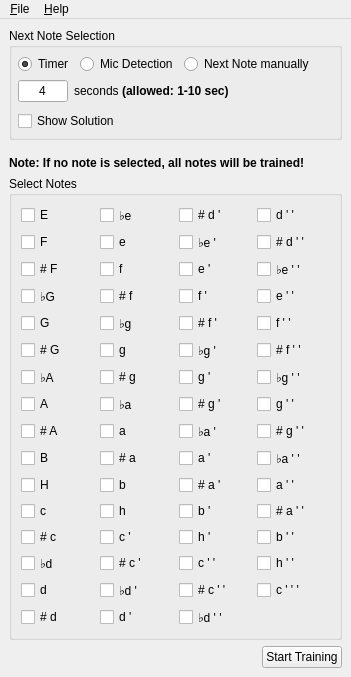
<?xml version="1.0" encoding="UTF-8"?>
<ui version="4.0">
 <class>MainWindow</class>
 <widget class="QMainWindow" name="MainWindow">
  <property name="geometry">
   <rect>
    <x>0</x>
    <y>0</y>
    <width>351</width>
    <height>612</height>
   </rect>
  </property>
  <property name="windowTitle">
   <string>Guitar Music Notes</string>
  </property>
  <widget class="QWidget" name="centralwidget">
   <layout class="QVBoxLayout" name="verticalLayout">
    <item>
     <widget class="QGroupBox" name="groupBox_next_note_settings">
      <property name="title">
       <string>Next Note Selection</string>
      </property>
      <layout class="QVBoxLayout" name="verticalLayout_2" stretch="0,0,0">
       <property name="spacing">
        <number>0</number>
       </property>
       <property name="leftMargin">
        <number>6</number>
       </property>
       <property name="topMargin">
        <number>6</number>
       </property>
       <property name="rightMargin">
        <number>6</number>
       </property>
       <property name="bottomMargin">
        <number>6</number>
       </property>
       <item>
        <layout class="QHBoxLayout" name="horizontalLayout">
         <property name="bottomMargin">
          <number>6</number>
         </property>
         <item>
          <widget class="QGroupBox" name="groupBox_next_note_raido_buttons">
           <property name="styleSheet">
            <string notr="true">QGroupBox {border:0;}</string>
           </property>
           <property name="title">
            <string/>
           </property>
           <property name="flat">
            <bool>false</bool>
           </property>
           <layout class="QHBoxLayout" name="horizontalLayout_3">
            <property name="leftMargin">
             <number>0</number>
            </property>
            <property name="topMargin">
             <number>0</number>
            </property>
            <property name="rightMargin">
             <number>0</number>
            </property>
            <property name="bottomMargin">
             <number>0</number>
            </property>
            <item>
             <widget class="QRadioButton" name="radioButton_timer">
              <property name="sizePolicy">
               <sizepolicy hsizetype="Minimum" vsizetype="Minimum">
                <horstretch>0</horstretch>
                <verstretch>0</verstretch>
               </sizepolicy>
              </property>
              <property name="text">
               <string>Timer</string>
              </property>
              <property name="checked">
               <bool>true</bool>
              </property>
             </widget>
            </item>
            <item>
             <widget class="QRadioButton" name="radioButton_mic_detection">
              <property name="text">
               <string>Mic Detection</string>
              </property>
             </widget>
            </item>
            <item>
             <widget class="QRadioButton" name="radioButton_manually">
              <property name="sizePolicy">
               <sizepolicy hsizetype="Minimum" vsizetype="Minimum">
                <horstretch>0</horstretch>
                <verstretch>0</verstretch>
               </sizepolicy>
              </property>
              <property name="text">
               <string>Next Note manually</string>
              </property>
             </widget>
            </item>
           </layout>
          </widget>
         </item>
         <item>
          <spacer name="horizontalSpacer">
           <property name="orientation">
            <enum>Qt::Horizontal</enum>
           </property>
           <property name="sizeHint" stdset="0">
            <size>
             <width>40</width>
             <height>20</height>
            </size>
           </property>
          </spacer>
         </item>
        </layout>
       </item>
       <item>
        <widget class="QGroupBox" name="groupBox_timer_settings">
         <property name="font">
          <font>
           <stylestrategy>PreferAntialias</stylestrategy>
           <kerning>true</kerning>
          </font>
         </property>
         <property name="styleSheet">
          <string notr="true">QGroupBox {border:0;}</string>
         </property>
         <property name="title">
          <string/>
         </property>
         <property name="flat">
          <bool>true</bool>
         </property>
         <layout class="QHBoxLayout" name="horizontalLayout_2">
          <property name="spacing">
           <number>6</number>
          </property>
          <property name="leftMargin">
           <number>0</number>
          </property>
          <property name="topMargin">
           <number>0</number>
          </property>
          <property name="rightMargin">
           <number>0</number>
          </property>
          <item>
           <widget class="QLineEdit" name="lineEdit_timer_seconds">
            <property name="sizePolicy">
             <sizepolicy hsizetype="Expanding" vsizetype="Fixed">
              <horstretch>0</horstretch>
              <verstretch>0</verstretch>
             </sizepolicy>
            </property>
            <property name="maximumSize">
             <size>
              <width>50</width>
              <height>16777215</height>
             </size>
            </property>
            <property name="styleSheet">
             <string notr="true"/>
            </property>
            <property name="inputMethodHints">
             <set>Qt::ImhDigitsOnly</set>
            </property>
            <property name="text">
             <string>4</string>
            </property>
            <property name="alignment">
             <set>Qt::AlignCenter</set>
            </property>
           </widget>
          </item>
          <item>
           <widget class="QLabel" name="label_timer_seconds">
            <property name="text">
             <string>seconds &lt;b&gt;(allowed: 1-10 sec)&lt;/b&gt;</string>
            </property>
           </widget>
          </item>
          <item>
           <spacer name="horizontalSpacer_2">
            <property name="orientation">
             <enum>Qt::Horizontal</enum>
            </property>
            <property name="sizeHint" stdset="0">
             <size>
              <width>40</width>
              <height>20</height>
             </size>
            </property>
           </spacer>
          </item>
         </layout>
        </widget>
       </item>
       <item>
        <widget class="QCheckBox" name="checkBox_follow_with_solution">
         <property name="text">
          <string>Show Solution</string>
         </property>
        </widget>
       </item>
      </layout>
     </widget>
    </item>
    <item>
     <spacer name="verticalSpacer_2">
      <property name="orientation">
       <enum>Qt::Vertical</enum>
      </property>
      <property name="sizeType">
       <enum>QSizePolicy::Fixed</enum>
      </property>
      <property name="sizeHint" stdset="0">
       <size>
        <width>20</width>
        <height>10</height>
       </size>
      </property>
     </spacer>
    </item>
    <item>
     <widget class="QLabel" name="label_selection_hint">
      <property name="font">
       <font>
        <weight>75</weight>
        <bold>true</bold>
       </font>
      </property>
      <property name="frameShape">
       <enum>QFrame::NoFrame</enum>
      </property>
      <property name="text">
       <string>Note: If no note is selected, all notes will be trained!</string>
      </property>
     </widget>
    </item>
    <item>
     <widget class="QGroupBox" name="groupBox_select_notes">
      <property name="title">
       <string>Select Notes</string>
      </property>
      <layout class="QGridLayout" name="gridLayout">
       <item row="13" column="0">
        <widget class="QCheckBox" name="note_c">
         <property name="text">
          <string>c</string>
         </property>
        </widget>
       </item>
       <item row="6" column="0">
        <widget class="QCheckBox" name="note__g">
         <property name="text">
          <string>G</string>
         </property>
        </widget>
       </item>
       <item row="14" column="4">
        <widget class="QCheckBox" name="note_b__">
         <property name="text">
          <string>b ' '</string>
         </property>
        </widget>
       </item>
       <item row="17" column="0">
        <widget class="QCheckBox" name="note_dis">
         <property name="text">
          <string># d</string>
         </property>
        </widget>
       </item>
       <item row="16" column="4">
        <widget class="QCheckBox" name="note_c___">
         <property name="text">
          <string>c ' ' '</string>
         </property>
        </widget>
       </item>
       <item row="14" column="0">
        <widget class="QCheckBox" name="note_cis">
         <property name="text">
          <string># c</string>
         </property>
        </widget>
       </item>
       <item row="4" column="0">
        <widget class="QCheckBox" name="note__fis">
         <property name="text">
          <string># F</string>
         </property>
        </widget>
       </item>
       <item row="10" column="0">
        <widget class="QCheckBox" name="note__ais">
         <property name="text">
          <string># A</string>
         </property>
        </widget>
       </item>
       <item row="8" column="0">
        <widget class="QCheckBox" name="note__as">
         <property name="text">
          <string>♭A</string>
         </property>
        </widget>
       </item>
       <item row="16" column="0">
        <widget class="QCheckBox" name="note_d">
         <property name="text">
          <string>d</string>
         </property>
        </widget>
       </item>
       <item row="7" column="0">
        <widget class="QCheckBox" name="note__gis">
         <property name="text">
          <string># G</string>
         </property>
        </widget>
       </item>
       <item row="12" column="3">
        <widget class="QCheckBox" name="note_ais_">
         <property name="text">
          <string># a '</string>
         </property>
        </widget>
       </item>
       <item row="14" column="3">
        <widget class="QCheckBox" name="note_h_">
         <property name="text">
          <string>h '</string>
         </property>
        </widget>
       </item>
       <item row="12" column="0">
        <widget class="QCheckBox" name="note__h">
         <property name="text">
          <string>H</string>
         </property>
        </widget>
       </item>
       <item row="13" column="3">
        <widget class="QCheckBox" name="note_b_">
         <property name="text">
          <string>b '</string>
         </property>
        </widget>
       </item>
       <item row="9" column="0">
        <widget class="QCheckBox" name="note__a">
         <property name="text">
          <string>A</string>
         </property>
        </widget>
       </item>
       <item row="15" column="3">
        <widget class="QCheckBox" name="note_c__">
         <property name="text">
          <string>c ' '</string>
         </property>
        </widget>
       </item>
       <item row="2" column="0">
        <widget class="QCheckBox" name="note__e">
         <property name="text">
          <string>E</string>
         </property>
        </widget>
       </item>
       <item row="10" column="4">
        <widget class="QCheckBox" name="note_gis__">
         <property name="text">
          <string># g ' '</string>
         </property>
        </widget>
       </item>
       <item row="15" column="4">
        <widget class="QCheckBox" name="note_h__">
         <property name="text">
          <string>h ' '</string>
         </property>
        </widget>
       </item>
       <item row="11" column="4">
        <widget class="QCheckBox" name="note_as__">
         <property name="text">
          <string>♭a ' '</string>
         </property>
        </widget>
       </item>
       <item row="12" column="4">
        <widget class="QCheckBox" name="note_a__">
         <property name="text">
          <string>a ' '</string>
         </property>
        </widget>
       </item>
       <item row="13" column="4">
        <widget class="QCheckBox" name="note_ais__">
         <property name="text">
          <string># a ' '</string>
         </property>
        </widget>
       </item>
       <item row="5" column="0">
        <widget class="QCheckBox" name="note__ges">
         <property name="text">
          <string>♭G</string>
         </property>
        </widget>
       </item>
       <item row="3" column="0">
        <widget class="QCheckBox" name="note__f">
         <property name="text">
          <string>F</string>
         </property>
        </widget>
       </item>
       <item row="11" column="0">
        <widget class="QCheckBox" name="note__b">
         <property name="text">
          <string>B</string>
         </property>
        </widget>
       </item>
       <item row="15" column="0">
        <widget class="QCheckBox" name="note_des">
         <property name="text">
          <string>♭d</string>
         </property>
        </widget>
       </item>
       <item row="7" column="4">
        <widget class="QCheckBox" name="note_fis__">
         <property name="text">
          <string># f ' '</string>
         </property>
        </widget>
       </item>
       <item row="6" column="4">
        <widget class="QCheckBox" name="note_f__">
         <property name="text">
          <string>f ' '</string>
         </property>
        </widget>
       </item>
       <item row="8" column="4">
        <widget class="QCheckBox" name="note_ges__">
         <property name="text">
          <string>♭g ' '</string>
         </property>
        </widget>
       </item>
       <item row="4" column="4">
        <widget class="QCheckBox" name="note_es__">
         <property name="text">
          <string>♭e ' '</string>
         </property>
        </widget>
       </item>
       <item row="9" column="4">
        <widget class="QCheckBox" name="note_g__">
         <property name="text">
          <string>g ' '</string>
         </property>
        </widget>
       </item>
       <item row="5" column="4">
        <widget class="QCheckBox" name="note_e__">
         <property name="text">
          <string>e ' '</string>
         </property>
        </widget>
       </item>
       <item row="3" column="4">
        <widget class="QCheckBox" name="note_dis__">
         <property name="text">
          <string># d ' '</string>
         </property>
        </widget>
       </item>
       <item row="2" column="4">
        <widget class="QCheckBox" name="note_d__">
         <property name="text">
          <string>d ' '</string>
         </property>
        </widget>
       </item>
       <item row="11" column="3">
        <widget class="QCheckBox" name="note_a_">
         <property name="text">
          <string>a '</string>
         </property>
        </widget>
       </item>
       <item row="16" column="3">
        <widget class="QCheckBox" name="note_cis__">
         <property name="text">
          <string># c ' '</string>
         </property>
        </widget>
       </item>
       <item row="4" column="2">
        <widget class="QCheckBox" name="note_f">
         <property name="text">
          <string>f</string>
         </property>
        </widget>
       </item>
       <item row="8" column="2">
        <widget class="QCheckBox" name="note_gis">
         <property name="text">
          <string># g</string>
         </property>
        </widget>
       </item>
       <item row="5" column="2">
        <widget class="QCheckBox" name="note_fis">
         <property name="text">
          <string># f</string>
         </property>
        </widget>
       </item>
       <item row="7" column="2">
        <widget class="QCheckBox" name="note_g">
         <property name="text">
          <string>g</string>
         </property>
        </widget>
       </item>
       <item row="9" column="2">
        <widget class="QCheckBox" name="note_as">
         <property name="text">
          <string>♭a</string>
         </property>
        </widget>
       </item>
       <item row="6" column="2">
        <widget class="QCheckBox" name="note_ges">
         <property name="text">
          <string>♭g</string>
         </property>
        </widget>
       </item>
       <item row="3" column="2">
        <widget class="QCheckBox" name="note_e">
         <property name="text">
          <string>e</string>
         </property>
        </widget>
       </item>
       <item row="11" column="2">
        <widget class="QCheckBox" name="note_ais">
         <property name="text">
          <string># a</string>
         </property>
        </widget>
       </item>
       <item row="10" column="2">
        <widget class="QCheckBox" name="note_a">
         <property name="text">
          <string>a</string>
         </property>
        </widget>
       </item>
       <item row="12" column="2">
        <widget class="QCheckBox" name="note_b">
         <property name="text">
          <string>b</string>
         </property>
        </widget>
       </item>
       <item row="2" column="2">
        <widget class="QCheckBox" name="note_es">
         <property name="text">
          <string>♭e</string>
         </property>
        </widget>
       </item>
       <item row="4" column="3">
        <widget class="QCheckBox" name="note_e_">
         <property name="text">
          <string>e '</string>
         </property>
        </widget>
       </item>
       <item row="16" column="2">
        <widget class="QCheckBox" name="note_des_">
         <property name="text">
          <string>♭d '</string>
         </property>
        </widget>
       </item>
       <item row="17" column="3">
        <widget class="QCheckBox" name="note_des__">
         <property name="text">
          <string>♭d ' '</string>
         </property>
        </widget>
       </item>
       <item row="5" column="3">
        <widget class="QCheckBox" name="note_f_">
         <property name="text">
          <string>f '</string>
         </property>
        </widget>
       </item>
       <item row="6" column="3">
        <widget class="QCheckBox" name="note_fis_">
         <property name="text">
          <string># f '</string>
         </property>
        </widget>
       </item>
       <item row="14" column="2">
        <widget class="QCheckBox" name="note_c_">
         <property name="text">
          <string>c '</string>
         </property>
        </widget>
       </item>
       <item row="2" column="3">
        <widget class="QCheckBox" name="note_dis_">
         <property name="text">
          <string># d '</string>
         </property>
        </widget>
       </item>
       <item row="15" column="2">
        <widget class="QCheckBox" name="note_cis_">
         <property name="text">
          <string># c '</string>
         </property>
        </widget>
       </item>
       <item row="17" column="2">
        <widget class="QCheckBox" name="note_d_">
         <property name="text">
          <string>d '</string>
         </property>
        </widget>
       </item>
       <item row="13" column="2">
        <widget class="QCheckBox" name="note_h">
         <property name="text">
          <string>h</string>
         </property>
        </widget>
       </item>
       <item row="3" column="3">
        <widget class="QCheckBox" name="note_es_">
         <property name="text">
          <string>♭e '</string>
         </property>
        </widget>
       </item>
       <item row="7" column="3">
        <widget class="QCheckBox" name="note_ges_">
         <property name="text">
          <string>♭g '</string>
         </property>
        </widget>
       </item>
       <item row="10" column="3">
        <widget class="QCheckBox" name="note_as_">
         <property name="text">
          <string>♭a '</string>
         </property>
        </widget>
       </item>
       <item row="8" column="3">
        <widget class="QCheckBox" name="note_g_">
         <property name="text">
          <string>g '</string>
         </property>
        </widget>
       </item>
       <item row="9" column="3">
        <widget class="QCheckBox" name="note_gis_">
         <property name="text">
          <string># g '</string>
         </property>
        </widget>
       </item>
      </layout>
     </widget>
    </item>
    <item>
     <spacer name="verticalSpacer">
      <property name="orientation">
       <enum>Qt::Vertical</enum>
      </property>
      <property name="sizeHint" stdset="0">
       <size>
        <width>20</width>
        <height>40</height>
       </size>
      </property>
     </spacer>
    </item>
    <item>
     <layout class="QHBoxLayout" name="horizontalLayout_4">
      <property name="bottomMargin">
       <number>0</number>
      </property>
      <item>
       <spacer name="horizontalSpacer_3">
        <property name="orientation">
         <enum>Qt::Horizontal</enum>
        </property>
        <property name="sizeType">
         <enum>QSizePolicy::MinimumExpanding</enum>
        </property>
        <property name="sizeHint" stdset="0">
         <size>
          <width>250</width>
          <height>0</height>
         </size>
        </property>
       </spacer>
      </item>
      <item>
       <widget class="QPushButton" name="pushButton_start_training">
        <property name="text">
         <string>Start Training</string>
        </property>
       </widget>
      </item>
     </layout>
    </item>
   </layout>
  </widget>
  <widget class="QMenuBar" name="menubar">
   <property name="geometry">
    <rect>
     <x>0</x>
     <y>0</y>
     <width>351</width>
     <height>21</height>
    </rect>
   </property>
   <widget class="QMenu" name="menu_File">
    <property name="title">
     <string>&amp;File</string>
    </property>
    <addaction name="action_Close"/>
   </widget>
   <widget class="QMenu" name="menuAbout_Qt">
    <property name="title">
     <string>&amp;Help</string>
    </property>
    <addaction name="actionAbout_Qt"/>
    <addaction name="actionAbout_Guitar_Music_Notes"/>
   </widget>
   <addaction name="menu_File"/>
   <addaction name="menuAbout_Qt"/>
  </widget>
  <action name="action_Close">
   <property name="text">
    <string>&amp;Close</string>
   </property>
  </action>
  <action name="actionAbout_Qt">
   <property name="text">
    <string>About &amp;Qt</string>
   </property>
  </action>
  <action name="actionAbout_Guitar_Music_Notes">
   <property name="text">
    <string>About &amp;Guitar Music Notes</string>
   </property>
  </action>
 </widget>
 <tabstops>
  <tabstop>radioButton_timer</tabstop>
  <tabstop>radioButton_manually</tabstop>
  <tabstop>lineEdit_timer_seconds</tabstop>
  <tabstop>checkBox_follow_with_solution</tabstop>
  <tabstop>note__e</tabstop>
  <tabstop>note__f</tabstop>
  <tabstop>note__fis</tabstop>
  <tabstop>note__ges</tabstop>
  <tabstop>note__g</tabstop>
  <tabstop>note__gis</tabstop>
  <tabstop>note__as</tabstop>
  <tabstop>note__a</tabstop>
  <tabstop>note__ais</tabstop>
  <tabstop>note__b</tabstop>
  <tabstop>note__h</tabstop>
  <tabstop>note_c</tabstop>
  <tabstop>note_cis</tabstop>
  <tabstop>note_des</tabstop>
  <tabstop>note_d</tabstop>
  <tabstop>note_dis</tabstop>
  <tabstop>note_es</tabstop>
  <tabstop>note_e</tabstop>
  <tabstop>note_f</tabstop>
  <tabstop>note_fis</tabstop>
  <tabstop>note_ges</tabstop>
  <tabstop>note_g</tabstop>
  <tabstop>note_gis</tabstop>
  <tabstop>note_as</tabstop>
  <tabstop>note_a</tabstop>
  <tabstop>note_ais</tabstop>
  <tabstop>note_b</tabstop>
  <tabstop>note_h</tabstop>
  <tabstop>note_c_</tabstop>
  <tabstop>note_cis_</tabstop>
  <tabstop>note_des_</tabstop>
  <tabstop>note_d_</tabstop>
  <tabstop>note_dis_</tabstop>
  <tabstop>note_es_</tabstop>
  <tabstop>note_e_</tabstop>
  <tabstop>note_f_</tabstop>
  <tabstop>note_fis_</tabstop>
  <tabstop>note_ges_</tabstop>
  <tabstop>note_g_</tabstop>
  <tabstop>note_gis_</tabstop>
  <tabstop>note_as_</tabstop>
  <tabstop>note_a_</tabstop>
  <tabstop>note_ais_</tabstop>
  <tabstop>note_b_</tabstop>
  <tabstop>note_h_</tabstop>
  <tabstop>note_c__</tabstop>
  <tabstop>note_cis__</tabstop>
  <tabstop>note_des__</tabstop>
  <tabstop>note_d__</tabstop>
  <tabstop>note_dis__</tabstop>
  <tabstop>note_es__</tabstop>
  <tabstop>note_e__</tabstop>
  <tabstop>note_f__</tabstop>
  <tabstop>note_fis__</tabstop>
  <tabstop>note_ges__</tabstop>
  <tabstop>note_g__</tabstop>
  <tabstop>note_gis__</tabstop>
  <tabstop>note_as__</tabstop>
  <tabstop>note_a__</tabstop>
  <tabstop>note_ais__</tabstop>
  <tabstop>note_b__</tabstop>
  <tabstop>note_h__</tabstop>
  <tabstop>note_c___</tabstop>
  <tabstop>pushButton_start_training</tabstop>
 </tabstops>
 <resources/>
 <connections>
  <connection>
   <sender>action_Close</sender>
   <signal>triggered()</signal>
   <receiver>MainWindow</receiver>
   <slot>close()</slot>
   <hints>
    <hint type="sourcelabel">
     <x>-1</x>
     <y>-1</y>
    </hint>
    <hint type="destinationlabel">
     <x>399</x>
     <y>299</y>
    </hint>
   </hints>
  </connection>
 </connections>
</ui>
